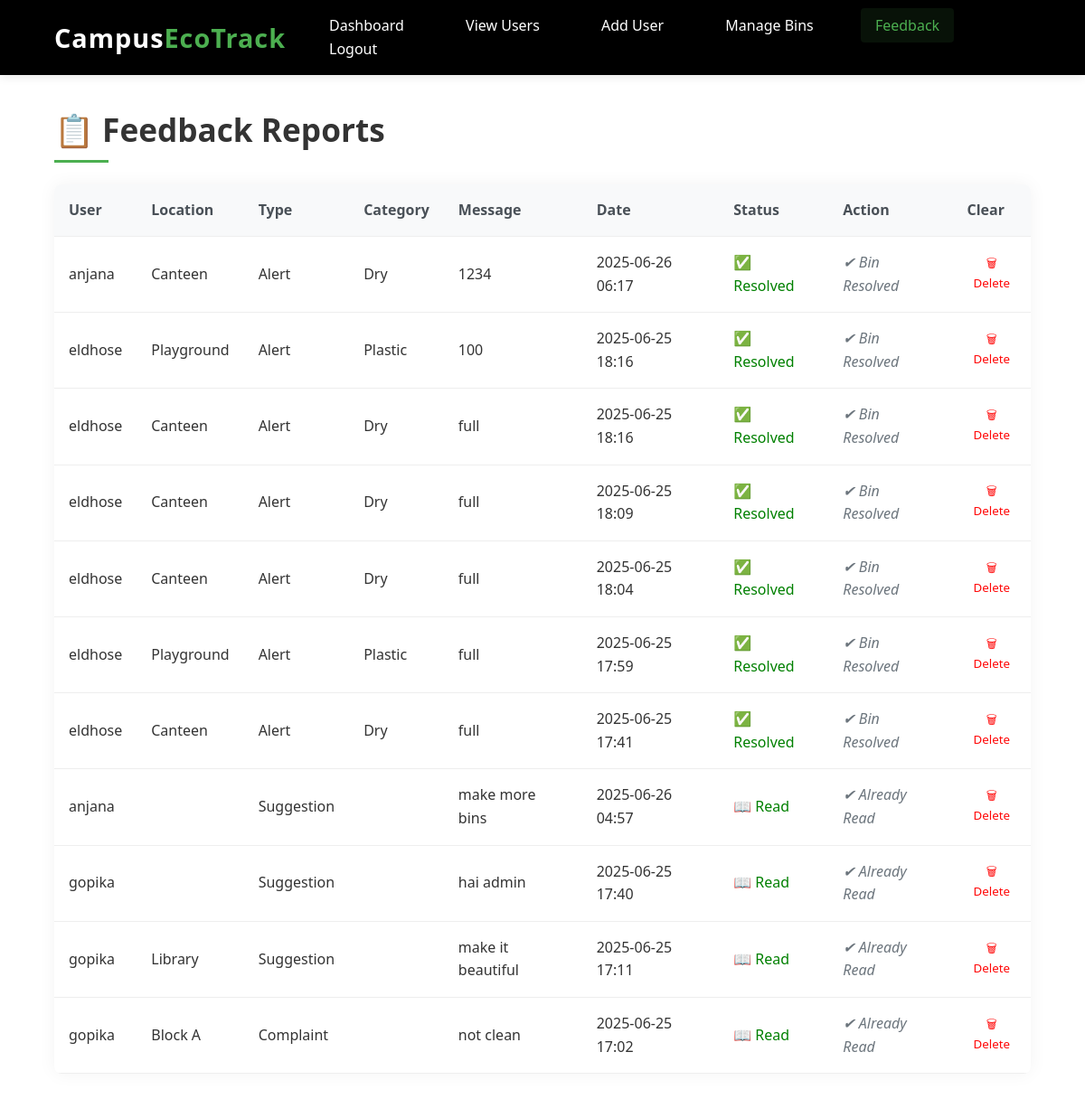
Page /feedback/ (signed in) on the committed database.
### general/models.py (models this page shows, shortened)
class Feedback(models.Model):
    FEEDBACK_TYPE_CHOICES = (
        ('Alert', 'Alert'),
        ('Suggestion', 'Suggestion'),
        ('Complaint', 'Complaint'),
    )
    STATUS_ALERT = (
        ('Pending', 'Pending'),
        ('Resolved', 'Resolved'),
    )
    STATUS_OTHER = (
        ('Unread', 'Unread'),
        ('Read', 'Read'),
    )
    user = models.ForeignKey(User, on_delete=models.CASCADE)
    feedback_type = models.CharField(max_length=20, choices=FEEDBACK_TYPE_CHOICES)
    location = models.CharField(max_length=100)
    message = models.TextField()
    status = models.CharField(max_length=20, default='Unread')  # Default for suggestion/complaint
    created_at = models.DateTimeField(auto_now_add=True)

class User(AbstractUser):
    role = models.CharField(max_length=10, default='admin')

class Bin(models.Model):
    CATEGORY_CHOICES = [
        ('Dry', 'Dry'),
        ('Wet', 'Wet'),
        ('Plastic', 'Plastic'),
        ('E-Waste', 'E-Waste'),
        ('Other', 'Other'),
    ]
    LOCATION_CHOICES = [
        ('Block A', 'Block A'),
        ('Block B', 'Block B'),
        ('Canteen', 'Canteen'),
        ('Hostel', 'Hostel'),
        ('Library', 'Library'),
        ('Playground', 'Playground'),
    ]
    location = models.CharField(max_length=100, choices=LOCATION_CHOICES)
    category = models.CharField(max_length=50, choices=CATEGORY_CHOICES)
    status = models.CharField(max_length=20, choices=[('Empty', 'Empty'), ('Full', 'Full')], default='Empty')
    fill_level = models.IntegerField(default=0)  # % full (0 to 100)
    last_updated = models.DateTimeField(auto_now=True)
    scheduled_date = models.DateField(null=True, blank=True)

### admins/views.py (the view)
# urls.py: path('feedback/', views.view_feedback, name='view_feedback'),
@login_required
def view_feedback(request):
    if request.user.role != 'admin':
        return render(request, '403.html')
    if request.method == 'POST':
        feedback_id = request.POST.get('feedback_id')
        feedback = get_object_or_404(Feedback, id=feedback_id)
        if feedback.feedback_type in ['Suggestion', 'Complaint']:
            feedback.status = 'Read'
            feedback.save()
    feedbacks = Feedback.objects.all().order_by(
        Case(
            When(feedback_type='Alert', then=0),
            default=1,
            output_field=IntegerField()
        ),
        '-created_at'
    )
    bins = Bin.objects.all()
    return render(request, 'view_feedback.html', {'feedbacks': feedbacks, 'bins': bins})

### admins/templates/view_feedback.html (shortened to what this page needs)
{% load static %}
<!DOCTYPE html>
<html>
<head>
  <link rel="stylesheet" href="{% static 'dashboard.css' %}">
</head>
<body>
  <header>
    <div class="logo">Campus<span>EcoTrack</span></div>
    <nav>
      <a href="{% url 'admin_dashboard' %}">Dashboard</a>
      <a href="{% url 'view_users' %}">View Users</a>
      <a href="{% url 'add_user' %}">Add User</a>
      <a href="{% url 'manage_bins' %}">Manage Bins</a>
      <a class="active" href="{% url 'view_feedback' %}">Feedback</a>
      <a href="{% url 'logout_view' %}">Logout</a>
    </nav>
  </header>
  <main class="dashboard">
    <h1>📋 Feedback Reports</h1>
    <table class="user-table">
      <thead>
        <tr>
            <th>User</th>
            <th>Location</th>
            <th>Type</th>
            <th>Category</th>
            <th>Message</th>
            <th>Date</th>
            <th>Status</th>
            <th>Action</th>
            <th>Clear</th>
        </tr>
        </thead>
        <tbody>
        {% for f in feedbacks %}
        <tr>
            <td>{{ f.user.username }}</td>
            <td>{{ f.location }}</td>
            <td>{{ f.feedback_type }}</td>
            <td>
              {% for bin in bins %}
                {% if bin.location == f.location %}
                  {{ bin.category }}
                {% endif %}
              {% endfor %}
            </td>
            <td>{{ f.message }}</td>
            <td>{{ f.created_at|date:"Y-m-d H:i" }}</td>
            <td>
              {% if f.feedback_type == "Alert" %}
                {% if f.status == "Pending" %}
                  <span style="color:red;">⏳ Pending</span>
                {% else %}
                  <span style="color:green;">✅ Resolved</span>
                {% endif %}
              {% else %}
                {% if f.status == "Unread" %}
                  <span style="color:orange;">📩 Unread</span>
                {% else %}
                  <span style="color:green;">📖 Read</span>
                {% endif %}
              {% endif %}
            </td>
            <td>
              {% if f.feedback_type == "Alert" %}
                {% if f.status == "Pending" %}
                  <a href="{% url 'edit_bin_by_location' f.id %}" class="btn">🗑 Mark Bin Full</a>
                {% else %}
                  <span class="note-muted">✔ Bin Resolved</span>
                {% endif %}
              {% elif f.feedback_type == "Suggestion" or f.feedback_type == "Complaint" %}
                {% if f.status == "Unread" %}
                  <a href="{% url 'mark_feedback_as_read' f.id %}" class="btn">📖 Mark as Read</a>
                {% else %}
                  <span class="note-muted">✔ Already Read</span>
                {% endif %}
              {% else %}
                <span class="note-muted">—</span>
              {% endif %}
            </td>
            <td>
              <form method="POST" action="{% url 'delete_feedback' f.id %}" onsubmit="return confirm('Are you sure you want to delete this feedback?');">
                <button type="submit" class="btn-delete" style="border: 0; color: rgb(255, 8, 8);">🗑 Delete</button>
              </form>
            </td>
        </tr>
        {% empty %}
        <tr><td colspan="7">No feedback submitted yet.</td></tr>
        {% endfor %}
        </tbody>
    </table>
  </main>
</body>
</html>

### admins/static/dashboard.css (style rules this page uses)
.dashboard { padding: 2rem 5%; min-height: calc(100vh - 120px); }
.dashboard h1 { font-size: 2.2rem; margin-bottom: 1.5rem; color: #333; position: relative; padding-bottom: 0.5rem; }
.dashboard h1::after { content: ''; position: absolute; bottom: 0; left: 0; width: 60px; height: 3px; background-color: #4CAF50; }
.user-table { width: 100%; border-collapse: collapse; margin: 1.5rem 0; background-color: #fff; box-shadow: 0 0 20px rgba(0, 0, 0, 0.05); border-radius: 8px; overflow: hidden; }
.user-table th, .user-table td { padding: 1rem; text-align: left; border-bottom: 1px solid #eee; }
.user-table th { background-color: #f8f9fa; font-weight: 600; color: #495057; }
.note-muted { color: #6c757d; font-style: italic; }
.btn-delete { background: none; border: none; color: #dc3545; cursor: pointer; font-weight: 500; }

### admins/static/adcommon.css (style rules this page uses)
* { margin: 0; padding: 0; box-sizing: border-box; font-family: 'Segoe UI', Tahoma, Geneva, Verdana, sans-serif; }
body { background-color: #ffffff; color: #333333; line-height: 1.6; }
header { background-color: #000000; color: white; padding: 1rem 5%; display: flex; justify-content: space-between; align-items: center; box-shadow: 0 2px 10px rgba(0, 0, 0, 0.1); position: sticky; top: 0; z-index: 1000; }
.logo { font-size: 1.8rem; font-weight: 700; letter-spacing: 1px; }
.logo span { color: #4CAF50; }
nav a { color: #ffffff; text-decoration: none; margin-left: 2rem; font-weight: 500; transition: all 0.3s ease; padding: 0.5rem 1rem; border-radius: 4px; }
nav a.active { color: #4CAF50; background-color: rgba(76, 175, 80, 0.1); }

### rows in the picture
Feedback: user.username "anjana", location "Canteen", feedback_type "Alert", message "1234", created_at "2025-06-26 06:17", status "✅ Resolved"
Bin: category "Dry"
Feedback: user.username "eldhose", location "Playground", feedback_type "Alert", message "100", created_at "2025-06-25 18:16", status "✅ Resolved"
Bin: category "Plastic"
Feedback: user.username "eldhose", location "Canteen", feedback_type "Alert", message "full", created_at "2025-06-25 18:16", status "✅ Resolved"
Feedback: user.username "eldhose", location "Canteen", feedback_type "Alert", message "full", created_at "2025-06-25 18:09", status "✅ Resolved"
Feedback: user.username "eldhose", location "Canteen", feedback_type "Alert", message "full", created_at "2025-06-25 18:04", status "✅ Resolved"
Feedback: user.username "eldhose", location "Playground", feedback_type "Alert", message "full", created_at "2025-06-25 17:59", status "✅ Resolved"
Feedback: user.username "eldhose", location "Canteen", feedback_type "Alert", message "full", created_at "2025-06-25 17:41", status "✅ Resolved"
Feedback: user.username "anjana", feedback_type "Suggestion", message "make more bins", created_at "2025-06-26 04:57", status "📖 Read"
Feedback: user.username "gopika", feedback_type "Suggestion", message "hai admin", created_at "2025-06-25 17:40", status "📖 Read"
Feedback: user.username "gopika", location "Library", feedback_type "Suggestion", message "make it beautiful", created_at "2025-06-25 17:11", status "📖 Read"
Feedback: user.username "gopika", location "Block A", feedback_type "Complaint", message "not clean", created_at "2025-06-25 17:02", status "📖 Read"
